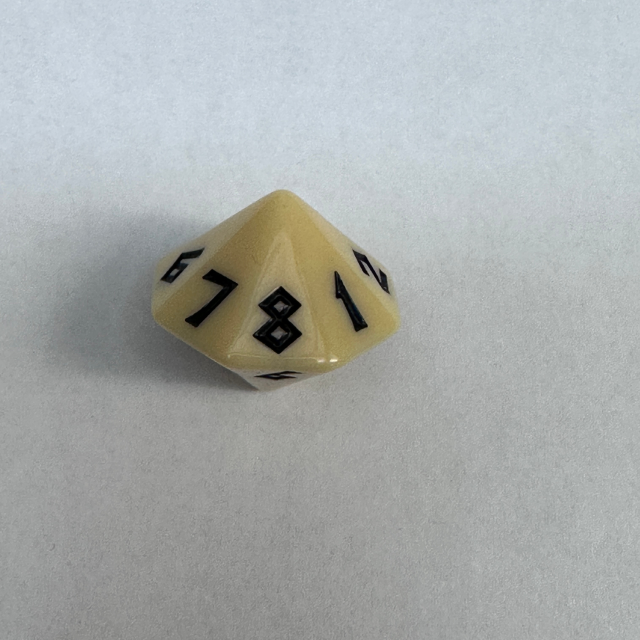
#> input picture Dice Images/16 sided.jpg, 1280 x 1280 px, given in place of the camera (shown at 1/2 size)
$ python test_tray.py
#> lines starting #> are read from the running program, lines starting #| are printed output that depends on the picture; after the words box and inside, x2 and y2 are one past the last pixel; in counts of white or black regions, pixels touching at a corner belong together
### detection/detect_dice.py
"""
detect_dice.py
--------------
Detects individual dice in a camera frame using adaptive edge/threshold
detection — colour-independent so it works with ANY dice colour.

Strategy:
  1. Find the red NAF tray ROI (the tray IS always red — that's fine)
  2. Inside the tray, use adaptive thresholding + Canny edges to find
     square-ish blobs of die-face size, regardless of colour
  3. Split merged blobs (touching dice) using distance-transform peaks
  4. Return one DiceDetection per die, with a crop for the classifier

Works with any dice colour — black, cream, purple, blue, etc.

Usage:
    from detection.detect_dice import detect_dice, find_tray_roi
    roi  = find_tray_roi(frame)
    dice = detect_dice(frame, roi=roi)
"""

import cv2
import numpy as np
from dataclasses import dataclass
from typing import Literal


@dataclass
class DiceDetection:
    bbox:         tuple[int, int, int, int]  # (x, y, w, h) in original frame
    crop:         np.ndarray                  # BGR crop of the die
    colour_hint:  str                         # kept for API compat — always "unknown"
    shape_hint:   Literal["cube", "pyramid", "unknown"]


# ── Tunable parameters ─────────────────────────────────────────────────────────

# Die area in pixels (at current camera height)
MIN_AREA = 300
MAX_AREA = 4_000

# Minimum pixel side-length — real dice are at least 28px on a side
MIN_SIDE = 28

# Aspect ratio — dice faces are roughly square
MIN_ASPECT = 0.50
MAX_ASPECT = 2.00

# Squareness — max(w,h)/min(w,h). Corner brackets are very non-square.
MAX_SQUARENESS_RATIO = 1.65

# Edge exclusion band inside the ROI (pixels from each edge)
# Rejects tray rim, stitching, and corner brackets
EDGE_EXCLUSION_PX = 35

# Stability: frames dice must be still before "settled" is declared
SETTLE_FRAMES = 6
SETTLE_MOVE   = 12   # max centroid movement (px) — covers lighting-induced drift
SETTLE_COUNT_TOLERANCE = 2  # allow this many frames with different die count

# Watershed split: blobs larger than this trigger split attempt
SINGLE_DIE_MAX_AREA = 1_200   # lower threshold — split sooner
SPLIT_MIN_AREA      = 120

# Tray wall fraction: shrink each side of the detected tray bounding box
# by this fraction to land on the inner playing surface.
# 0.10 = remove 10% from each edge (20% total per axis)
TRAY_WALL_FRACTION = 0.07


# ── Red tray ROI detection ─────────────────────────────────────────────────────

def find_tray_roi(frame: np.ndarray) -> tuple[int,int,int,int] | None:
    """
    Detect the red NAF dice tray and return the INNER playing surface.

    Strategy:
      1. Find the largest solid red region (the tray walls)
      2. Take its bounding rectangle — that's the outer tray boundary
      3. Shrink by TRAY_WALL_FRACTION on each side — removes the walls
         so only the flat inner surface (where dice land) is searched

    This is robust to notebooks/risers under the camera because we pick
    the LARGEST solid red blob, and the tray is always the dominant
    red object in the scene.
    """
    hsv = cv2.cvtColor(frame, cv2.COLOR_BGR2HSV)

    # Red wraps in HSV — need two ranges
    # Saturation > 150 excludes the notebook riser (S=128-139) while
    # keeping the tray's deep saturated red (S=180+)
    mask1 = cv2.inRange(hsv, np.array([0,   150, 60]),  np.array([10,  255, 255]))
    mask2 = cv2.inRange(hsv, np.array([160, 150, 60]),  np.array([180, 255, 255]))
    red_mask = cv2.bitwise_or(mask1, mask2)

    # Close holes (dice sitting in tray / dark decoration)
    kernel = cv2.getStructuringElement(cv2.MORPH_RECT, (15, 15))
    red_mask = cv2.morphologyEx(red_mask, cv2.MORPH_CLOSE, kernel)
    red_mask = cv2.morphologyEx(red_mask, cv2.MORPH_OPEN,  kernel)

    contours, _ = cv2.findContours(red_mask, cv2.RETR_EXTERNAL,
                                   cv2.CHAIN_APPROX_SIMPLE)
    if not contours:
        return None

    frame_h, frame_w = frame.shape[:2]
    frame_area = frame_h * frame_w

    # Pick the largest red blob that is at least 3% of the frame
    # and reasonably square (tray aspect ratio never exceeds 2:1)
    best_cnt  = None
    best_area = 0

    for cnt in contours:
        area = cv2.contourArea(cnt)
        if area < frame_area * 0.03:
            continue
        x, y, w, h = cv2.boundingRect(cnt)
        if max(w, h) / max(min(w, h), 1) > 2.5:
            continue   # too elongated to be the tray
        if area > best_area:
            best_area = area
            best_cnt  = cnt

    if best_cnt is None:
        return None

    # ── Find true tray edges by scanning the red mask ─────────────────────────
    # Rather than trusting the bounding box (which includes the notebook),
    # scan the mask row/column by row to find where the MAJORITY of rows
    # have red pixels — this gives the true tray boundary even when the
    # notebook is touching it.

    # Start with bounding rect of the best contour
    x, y, w, h = cv2.boundingRect(best_cnt)

    # Crop the red mask to the bounding rect area
    mask_crop = red_mask[y:y+h, x:x+w]

    # For each column, count how many rows in that column are red
    col_counts = np.sum(mask_crop > 0, axis=0)  # shape: (w,)
    row_counts = np.sum(mask_crop > 0, axis=1)  # shape: (h,)

    # The tray columns have consistently high red pixel counts
    # (the walls are solid red). The notebook column has much lower counts.
    # Find the rightmost column where count > 20% of column height
    threshold_col = h * 0.20   # column must have red in 20% of its height
    threshold_row = w * 0.35   # row must have red in 35% of its width (stricter — rejects thin bottom blobs)

    valid_cols = np.where(col_counts > threshold_col)[0]
    valid_rows = np.where(row_counts > threshold_row)[0]

    if len(valid_cols) == 0 or len(valid_rows) == 0:
        pass  # fall through to use original bounding rect
    else:
        # True tray left/right/top/bottom in mask_crop coordinates
        true_x1 = int(valid_cols[0])
        true_x2 = int(valid_cols[-1])
        true_y1 = int(valid_rows[0])
        true_y2 = int(valid_rows[-1])
        # Translate back to full frame coordinates
        x = x + true_x1
        y = y + true_y1
        w = true_x2 - true_x1
        h = true_y2 - true_y1

    # Shrink by TRAY_WALL_FRACTION on every side to get inner playing surface
    # where dice actually land (removes tray walls, rim, corner brackets)
    inset_x = int(w * TRAY_WALL_FRACTION)
    inset_y = int(h * TRAY_WALL_FRACTION)

    x += inset_x;  y += inset_y
    w -= inset_x * 2;  h -= inset_y * 2

    # Small additional trim for persistent bleed on right/bottom
    w -= int(w * 0.01)   # trim 1% off right
    h -= int(h * 0.02)   # trim 2% off bottom

    if w <= 0 or h <= 0:
        return None

    # Clamp to frame bounds
    x = max(0, x);  y = max(0, y)
    w = min(w, frame_w - x)
    h = min(h, frame_h - y)

    return (x, y, w, h)


def crop_to_roi(frame, roi):
    x, y, w, h = roi
    return frame[y:y+h, x:x+w].copy(), (x, y)


# ── Colour-independent die mask ────────────────────────────────────────────────

# [295 lines left out: functions _mask_dice, _shape_hint, _split_blob, _contours_to_detections, detect_dice, _suppress_overlaps, not called in this run]


# ── Stability tracker ──────────────────────────────────────────────────────────

class DiceStabilityTracker:
    """
    Tracks whether dice have stopped moving.

    Key improvements over naive index-based tracking:
    - Matches centroids by proximity across frames (not by sort order)
      so reordering detections doesn't look like movement
    - Allows SETTLE_COUNT_TOLERANCE noisy frames before resetting
    - Uses a running "anchor" set of positions — once a die is seen
      in roughly the same spot for several frames, it's considered still
    """

    def __init__(self):
        self._history: list[list[tuple[int, int]]] = []

    # [90 lines left out: functions _match_centroids, update, not called in this run]

    def reset(self):
        self._history.clear()


# [11 lines left out: function draw_detections, not called in this run]

### archive/legacy_rule_based_detector/test_tray.py
"""
test_tray.py
------------
Quick diagnostic: shows what the tray detection sees in current lighting.
Press S to save, Q to quit.
"""
import cv2
import numpy as np
import sys, os
sys.path.insert(0, os.path.dirname(os.path.abspath(__file__)))
from detection.detect_dice import find_tray_roi, _mask_dice

cap = cv2.VideoCapture(0)
cv2.namedWindow("Tray Test", cv2.WINDOW_NORMAL)
cv2.resizeWindow("Tray Test", 1200, 500)

frame_count = 0
tray_roi    = None
while True:
    ret, frame = cap.read()
#> frame is the input picture: shape (1280, 1280, 3); mean B, G, R 171.6, 172.7, 169.1
    if not ret:
        continue
    frame_count += 1

    # Show red mask — try progressively stricter saturation thresholds
    hsv = cv2.cvtColor(frame, cv2.COLOR_BGR2HSV)
#> hsv: shape (1280, 1280, 3); mean H, S, V 71, 16.7, 176
    sat_thresh = 150   # notebook S=128-139, tray S=180+ so 150 splits them cleanly
    mask1 = cv2.inRange(hsv, np.array([0,   sat_thresh, 60]),  np.array([10,  255, 255]))
#> mask1: shape (1280, 1280); every value is 0
    mask2 = cv2.inRange(hsv, np.array([160, sat_thresh, 60]),  np.array([180, 255, 255]))
    red_mask = cv2.bitwise_or(mask1, mask2)
    cv2.putText(red_mask, f"S>{sat_thresh}", (8,24), cv2.FONT_HERSHEY_SIMPLEX, 0.7, 128, 2)
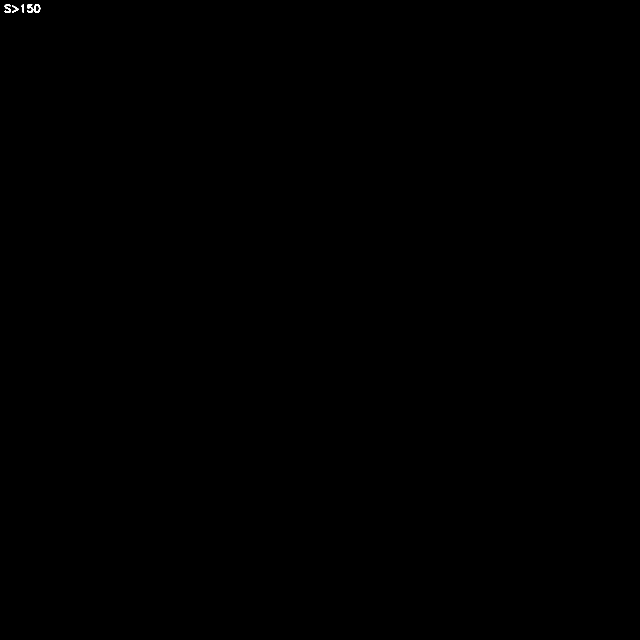
#> red_mask: shape (1280, 1280) (shown at 1/2 size); values 0 (black) and 128 (white), 0.03% white; 5 white regions, box (x1, y1, x2, y2) and area: (9, 8, 22, 26) 124, (54, 8, 67, 26) 123, (68, 8, 81, 26) 120, (24, 10, 38, 26) 80, (42, 8, 48, 26) 57
    red_bgr  = cv2.cvtColor(red_mask, cv2.COLOR_GRAY2BGR)

    # Print HSV of centre-right area (where notebook is) every 60 frames
    if frame_count % 60 == 1:
        h_f, w_f = frame.shape[:2]
        # Sample notebook area (right 20% of frame, middle height)
        sample = hsv[h_f//3 : 2*h_f//3, int(w_f*0.75):]
#> sample: shape (427, 320, 3); mean H, S, V 84.4, 6.9, 183.1
        print(f"Notebook area HSV mean: H={np.mean(sample[:,:,0]):.0f} "
              f"S={np.mean(sample[:,:,1]):.0f} V={np.mean(sample[:,:,2]):.0f}")
#| Notebook area HSV mean: H=84 S=7 V=183

    # Show dice mask inside tray — use smoothed ROI like main.py does
    if frame_count % 60 == 1:
        new_roi = find_tray_roi(frame)
#> in find_tray_roi, `contours, _ = cv2.findContours(red_mask, cv2.RETR_EXTERNAL, cv2.CHAIN_..`: contours = []
        if new_roi:
            if tray_roi is None:
                tray_roi = new_roi
            else:
                tray_roi = tuple(int(tray_roi[i]*0.9 + new_roi[i]*0.1) for i in range(4))
    roi = tray_roi
    dice_vis = frame.copy()
    if roi:
        rx, ry, rw, rh = roi
        cv2.rectangle(dice_vis, (rx,ry),(rx+rw,ry+rh),(255,100,0),2)
        cv2.putText(dice_vis,"TRAY OK",(rx,ry-8),cv2.FONT_HERSHEY_SIMPLEX,0.6,(255,100,0),2)
        roi_crop = frame[ry:ry+rh, rx:rx+rw]
        dice_mask = _mask_dice(roi_crop)
        dice_bgr  = cv2.cvtColor(dice_mask, cv2.COLOR_GRAY2BGR)
        # paste dice mask back into position
        dice_vis[ry:ry+rh, rx:rx+rw] = cv2.addWeighted(
            roi_crop, 0.5, dice_bgr, 0.5, 0)
    else:
        cv2.putText(dice_vis,"NO TRAY DETECTED",(20,40),
                    cv2.FONT_HERSHEY_SIMPLEX,1.0,(0,0,255),2)
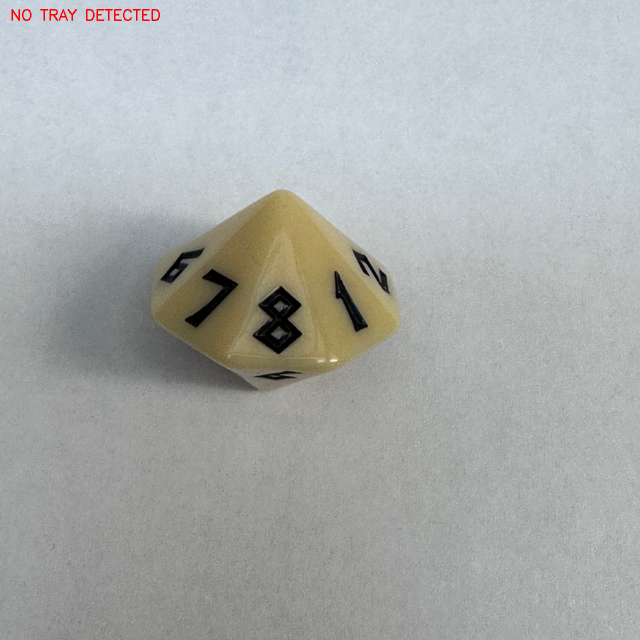
#> dice_vis: shape (1280, 1280, 3) (shown at 1/2 size); 0.13% of pixels changed, all inside (x1, y1, x2, y2) = (23, 18, 320, 42)

    # Stack: original | red mask | dice mask overlay
    h = frame.shape[0]
    s = (400, h)
    p1 = cv2.resize(dice_vis, s)
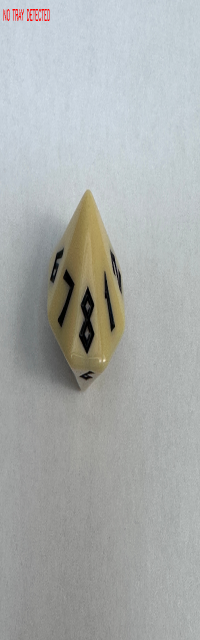
#> p1: shape (1280, 400, 3) (shown at 1/2 size); mean B, G, R 171.3, 172.5, 169.2
    p2 = cv2.resize(red_bgr,  s)
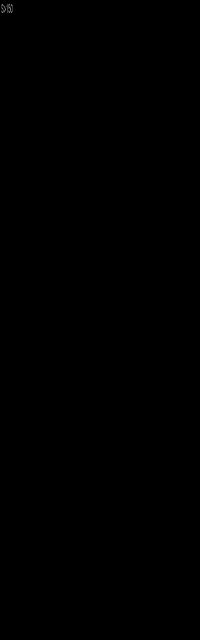
#> p2: shape (1280, 400, 3) (shown at 1/2 size); min 0, max 128, mean 0
    cv2.putText(p1,"Camera + ROI",(8,24),cv2.FONT_HERSHEY_SIMPLEX,0.6,(255,255,0),1)
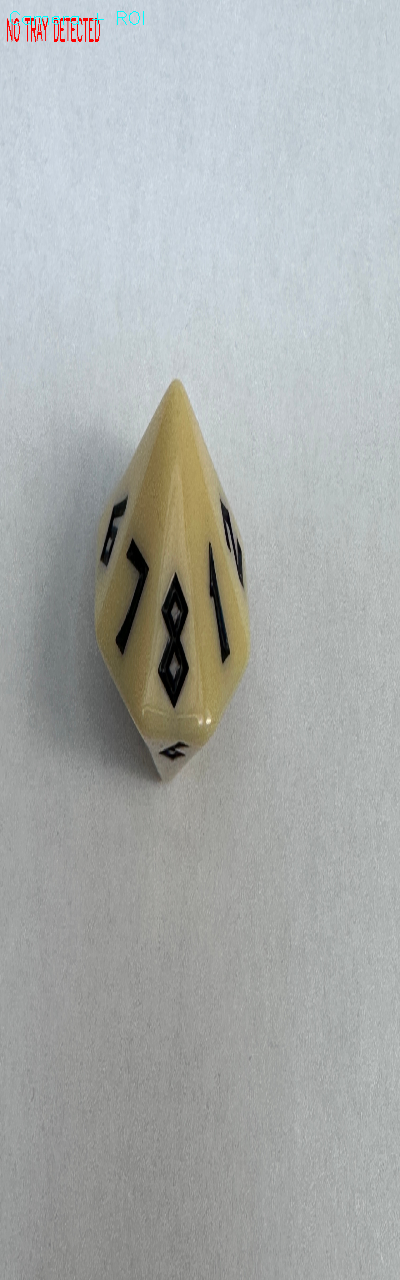
#> p1: shape (1280, 400, 3); 0.05% of pixels changed, all inside (x1, y1, x2, y2) = (10, 11, 144, 25)
    cv2.putText(p2,"Red mask (tray)",(8,24),cv2.FONT_HERSHEY_SIMPLEX,0.6,(255,255,0),1)
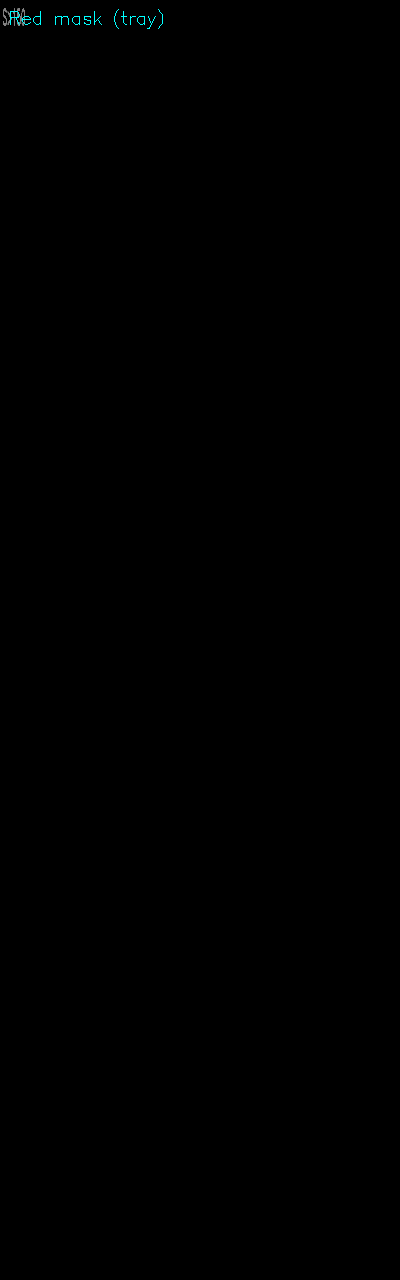
#> p2: shape (1280, 400, 3); 0.07% of pixels changed, all inside (x1, y1, x2, y2) = (10, 9, 163, 29)
    out = np.hstack([p1, p2])
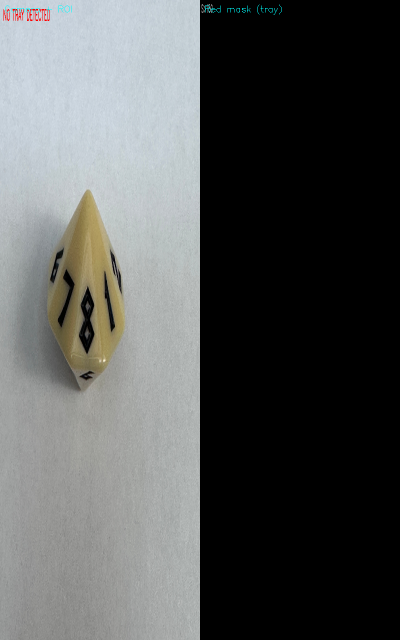
#> out: shape (1280, 800, 3) (shown at 1/2 size); mean B, G, R 85.8, 86.4, 84.6
    cv2.imshow("Tray Test", out)

    key = cv2.waitKey(1) & 0xFF
#> (key q is pressed here)
    if key in (ord('q'), 27):
        break
    if key == ord('s'):
        cv2.imwrite("tray_debug.jpg", out)
        print("Saved tray_debug.jpg")

cap.release()
cv2.destroyAllWindows()

$ run again, on Dice Images/8 Sided.jpg
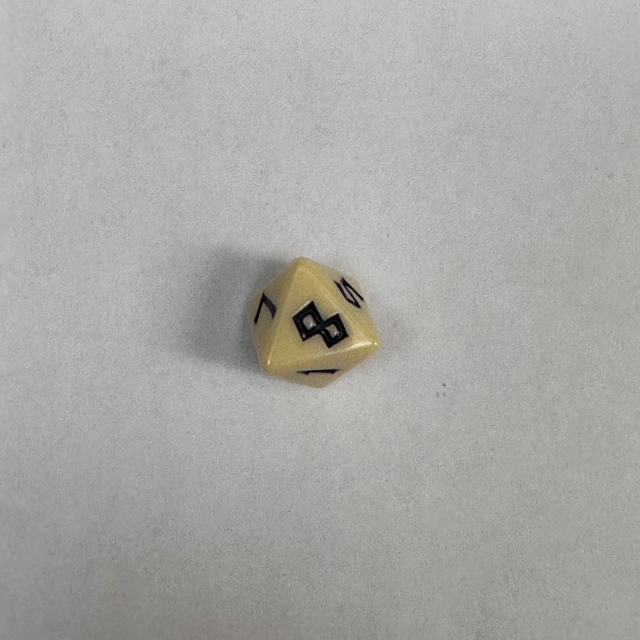
#> input picture Dice Images/8 Sided.jpg, 1280 x 1280 px, given in place of the camera (shown at 1/2 size)
#> frame is the input picture: shape (1280, 1280, 3); mean B, G, R 165.1, 168.1, 168.6
#> hsv: shape (1280, 1280, 3); mean H, S, V 28.7, 6.9, 168.9
#> mask1: shape (1280, 1280); every value is 0
#> red_mask: shape (1280, 1280); values 0 (black) and 128 (white), 0.03% white; 5 white regions, box (x1, y1, x2, y2) and area: (9, 8, 22, 26) 124, (54, 8, 67, 26) 123, (68, 8, 81, 26) 120, (24, 10, 38, 26) 80, (42, 8, 48, 26) 57
#> sample: shape (427, 320, 3); mean H, S, V 25.1, 7.2, 170.2
#| Notebook area HSV mean: H=25 S=7 V=170
#> contours = []
#> dice_vis: shape (1280, 1280, 3); 0.13% of pixels changed, all inside (x1, y1, x2, y2) = (23, 18, 320, 42)
#> `cv2.putText(p1,"Camera + ROI",(8,24),cv2.FONT_HERSHEY_SIMPLEX,0.6,(255..`:
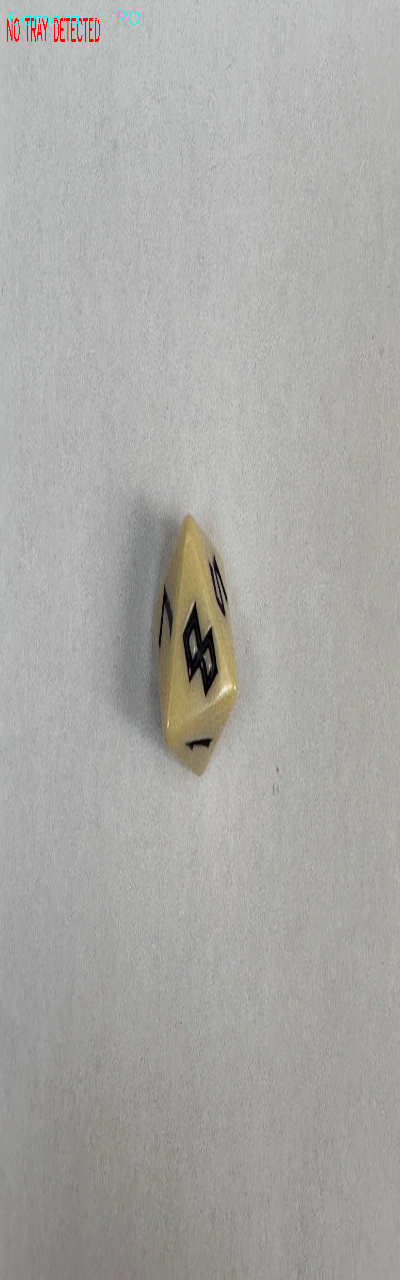
#> p1: shape (1280, 400, 3); mean B, G, R 164.9, 167.9, 168.6
#> `out = np.hstack([p1, p2])`:
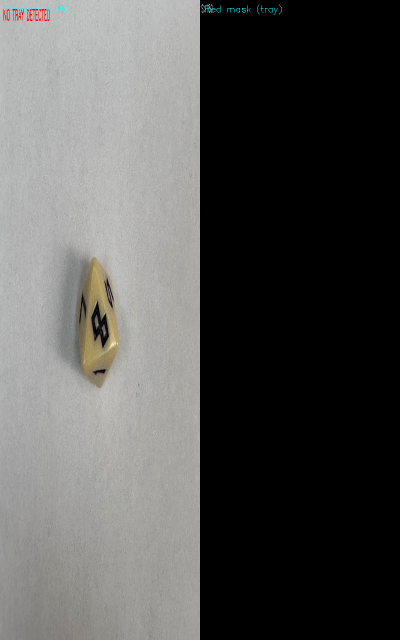
#> out: shape (1280, 800, 3) (shown at 1/2 size); mean B, G, R 82.6, 84.1, 84.3
